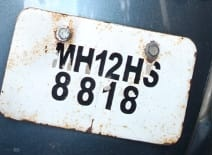
#> input picture plate_crop.jpg, 212 x 155 px
$ python -i image_conditions.py   (imports and definitions only)   (older library calls are emulated)
#> lines starting #> are read from the running program, lines starting #| are printed output that depends on the picture
#> further down, picture is the input picture: shape (155, 212, 3); mean B, G, R 170.6, 163.8, 154.6
"""Detector accuracy by *measured* image condition, on real held-out images.

The field-condition question ("does it still work at night, in glare, on small
distant plates, in dense traffic?") needs condition labels the dataset doesn't
have. What it does have is pixels and boxes, from which some conditions can be
*measured* rather than labelled:

* **lighting** — mean luminance. ``dark`` (< 60 / 255) is a night proxy: by eye,
  11 of the 12 darkest validation images are road scenes after dusk (several
  carry burned-in 18:48–20:24 timestamps); one is a studio portrait. It is a
  proxy, not a label.
* **sharpness** — variance of the Laplacian at 640 px width (focus/motion blur
  proxy), cut into terciles fitted on the validation split.
* **glare** — share of near-saturated pixels (≥ 250); ``glare`` when ≥ 5%.
* **rider boxes** — labelled rider boxes in the image: 0, 1, 2–3, 4+ (a dense
  traffic proxy; one ``TripleRiding`` box covers three people, so this counts
  vehicles-with-riders more than people).
* **source** — the upstream dataset (``ds1`` / ``dst``), whose label sets differ.
* **object size** — per class, the box's relative size (√area / √image area),
  terciles fitted on validation ground truth; small objects are the "far away"
  and "small plate" proxy. Evaluated with the COCO range convention.

Not measurable here: **resolution** (every image was pre-resized to 640 or 512
px by the dataset export), **camera angle**, **weather** and true **time of
day** — those need the field dataset (``modules.field_data``).

All thresholds are fitted on validation and applied unchanged to test.
"""

from __future__ import annotations

import math

import numpy as np

from modules.detection_stats import (
    bootstrap_ap,
    match_for_ap,
    match_for_ap_in_range,
    paired_bootstrap,
    recall_at,
    unpaired_gap,
)

DARK_LUMINANCE = 60.0
BRIGHT_LUMINANCE = 150.0
GLARE_PIXEL = 250
GLARE_SHARE = 0.05
RIDER_CLASSES = ("WithHelmet", "WithoutHelmet", "TripleRiding")
MIN_INSTANCES = 10  # below this a per-class stratum AP is shown but flagged


def image_properties(image) -> dict:
    """Luminance, sharpness and glare of one BGR image."""
    import cv2

    grey = image if image.ndim == 2 else cv2.cvtColor(image, cv2.COLOR_BGR2GRAY)
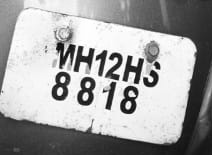
#> grey: shape (155, 212); min 2, max 255, mean 161.9
    h, w = grey.shape[:2]
#> h = 155; w = 212
    g640 = cv2.resize(grey, (640, max(1, round(640 * h / w)))) if w != 640 else grey
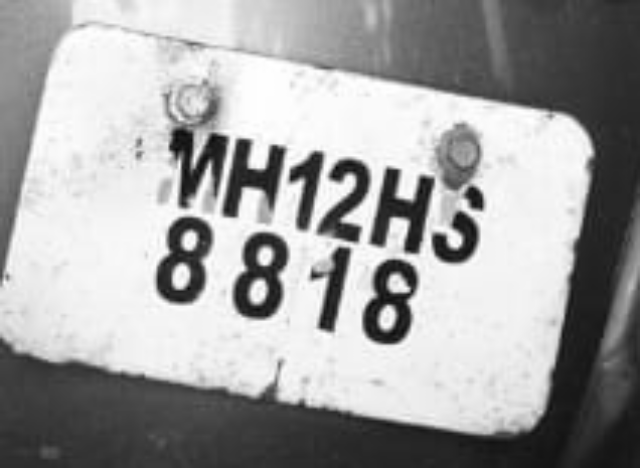
#> g640: shape (468, 640); min 7, max 255, mean 161.7
    return {
        "luminance": round(float(grey.mean()), 2),
        "sharpness": round(float(cv2.Laplacian(g640, cv2.CV_64F).var()), 1),
        "glare_share": round(float((grey >= GLARE_PIXEL).mean()), 4),
        "width": int(w), "height": int(h),
    }


def relative_size(box, w: int, h: int) -> float:
    x1, y1, x2, y2 = box
    return math.sqrt(max(0.0, (x2 - x1) * (y2 - y1)) / float(w * h))


# [135 lines left out: functions fit_thresholds, image_strata, _records, _stratum, evaluate, notable_gaps, not called in this run]

>>> import cv2
>>> picture = cv2.imread('../plate_crop.jpg')
>>> result = image_properties(picture)
#> result = {'luminance': 161.8, 'sharpness': 31.8, 'glare_share': 0.0587, 'width': 212, 'height': 155}
